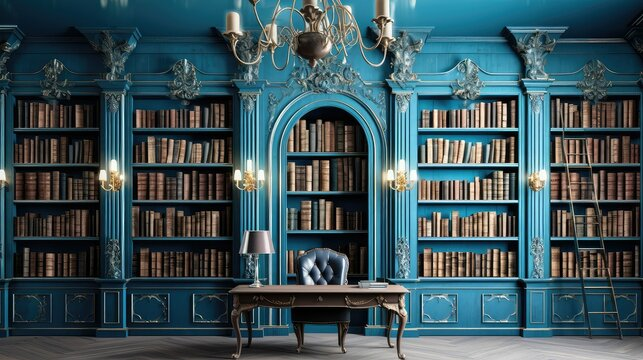
#> input picture s1-traitement_images/lib.jpg, 643 x 360 px
$ python enhance-1.py
#> lines starting #> are read from the running program, lines starting #| are printed output that depends on the picture
import cv2
import numpy as np

# Read the input image
image = cv2.imread('lib.jpg')
#> image is the input picture: shape (360, 643, 3); mean B, G, R 89.2, 83, 59.5

# Apply Gaussian Blur (Denoising)
denoised = cv2.GaussianBlur(image, (5, 5), 0)

# Apply Sharpening Filter
kernel = np.array([[0, -1, 0],
                   [-1, 5, -1],
                   [0, -1, 0]])
sharpened = cv2.filter2D(image, -1, kernel)

# Convert to Grayscale and Apply Histogram Equalization
gray = cv2.cvtColor(image, cv2.COLOR_BGR2GRAY)
equalized = cv2.equalizeHist(gray)
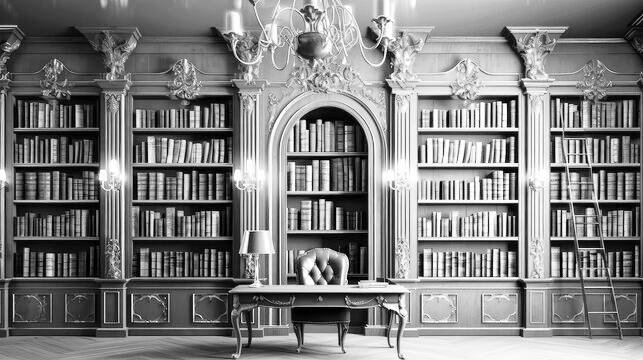
#> equalized: shape (360, 643); min 0, max 255, mean 128

# Apply CLAHE (Adaptive Histogram Equalization) for Contrast Enhancement
lab = cv2.cvtColor(image, cv2.COLOR_BGR2LAB)
#> lab: shape (360, 643, 3); mean of channels 0, 1, 2 84.2, 123.2, 122.3
l, a, b = cv2.split(lab)
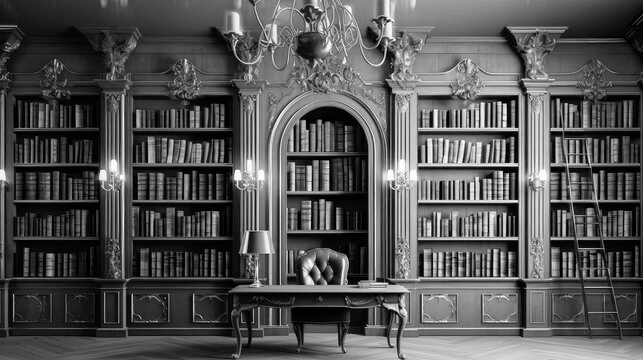
#> l: shape (360, 643); min 0, max 255, mean 84.2
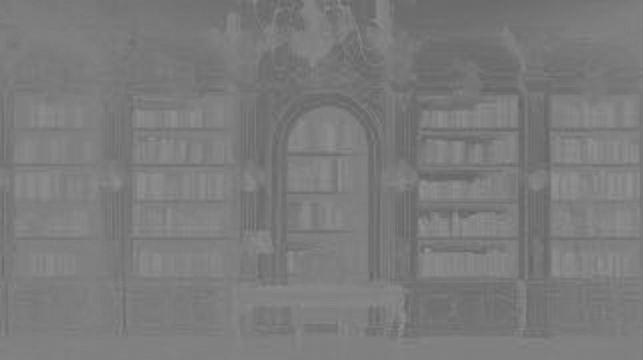
#> a: shape (360, 643); min 99, max 147, mean 123.2
clahe = cv2.createCLAHE(clipLimit=2.0, tileGridSize=(8, 8))
cl = clahe.apply(l)
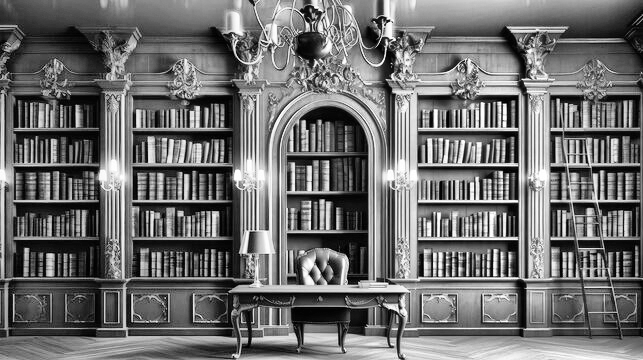
#> cl: shape (360, 643); min 0, max 255, mean 110.4
enhanced_image = cv2.merge((cl, a, b))
#> enhanced_image: shape (360, 643, 3); mean of channels 0, 1, 2 110.4, 123.2, 122.3
result = cv2.cvtColor(enhanced_image, cv2.COLOR_LAB2BGR)
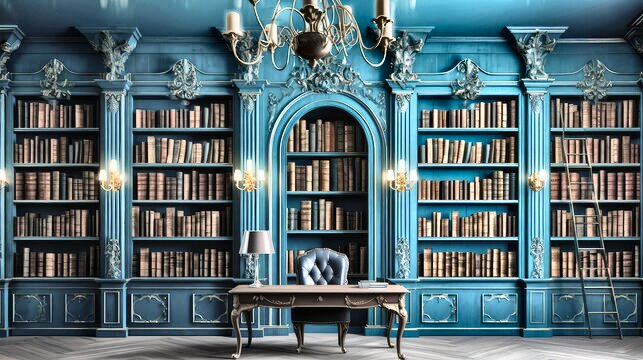
#> result: shape (360, 643, 3); mean B, G, R 114.8, 108.5, 86.2

# Resize the image (replace width and height with actual values)
width, height = 800, 600  # Example dimensions
resized = cv2.resize(image, (width, height))
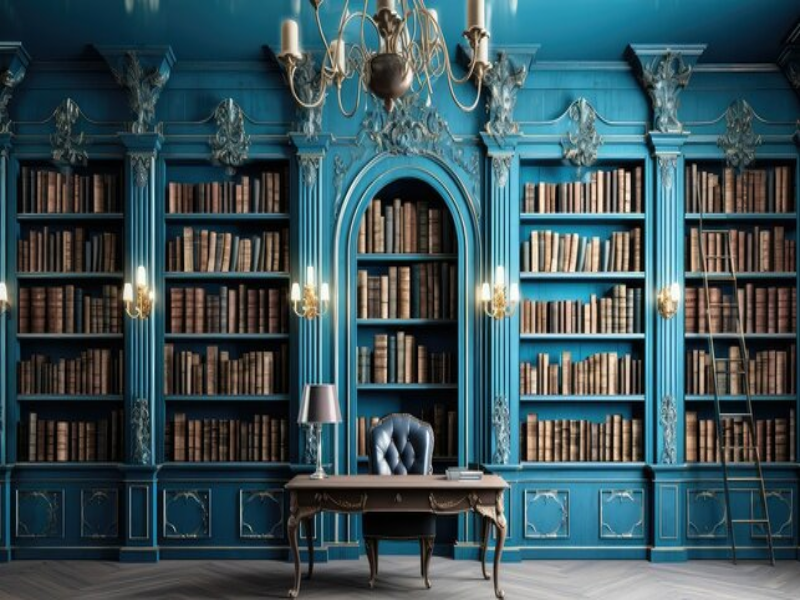
#> resized: shape (600, 800, 3); mean B, G, R 89.1, 82.9, 59.4

# Apply Histogram Equalization on HSV Value Channel (Color Balance)
hsv = cv2.cvtColor(image, cv2.COLOR_BGR2HSV)
#> hsv: shape (360, 643, 3); mean H, S, V 75.6, 128.3, 95.3
hsv[..., 2] = cv2.equalizeHist(hsv[..., 2])
#> hsv: shape (360, 643, 3); mean H, S, V 75.6, 128.3, 128
balanced = cv2.cvtColor(hsv, cv2.COLOR_HSV2BGR)
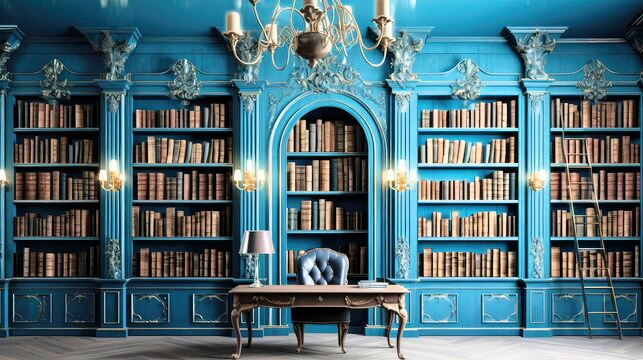
#> balanced: shape (360, 643, 3); mean B, G, R 119.7, 110.6, 78.8

# Display the Enhanced Image
cv2.imshow('Enhanced Image', result)  # Showing the CLAHE-enhanced image
cv2.waitKey(0)
cv2.destroyAllWindows()

# Save the Enhanced Image
cv2.imwrite('enhanced_output.jpg', result)  # Save the CLAHE result
